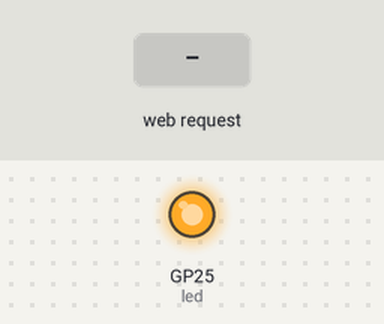
The program below on a simulated Raspberry Pi Pico running MicroPython. Parts: output pins drawn as LEDs (lit = HIGH). Inputs (shaded band) come from the test bench. The board's own WiFi access point starts at once; threads take turns every 2 ms; what the program prints to the serial console is not drawn.

Above: at 1.2 s.
1.3 s: HTTP request GET /forward? received
At 2.5 s:
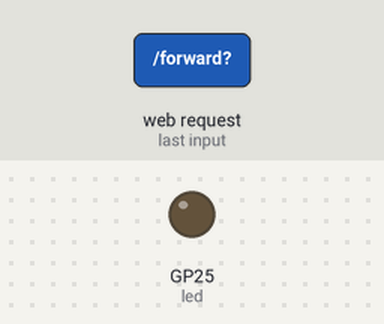
2.8 s: HTTP request GET /backward? received
At 3.2 s:
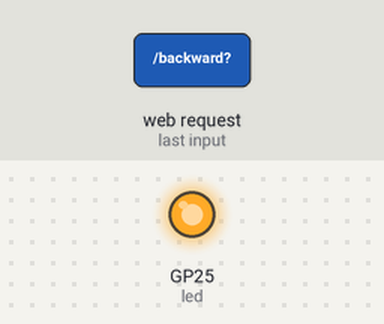
4.3 s: HTTP request GET /right? received
At 5.5 s:
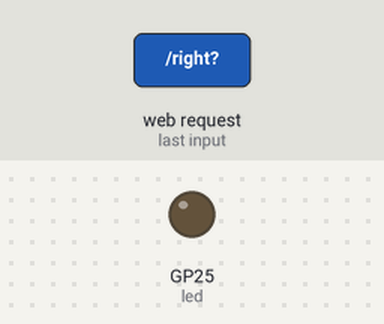
Timing chart, 0 to 7.3 s (numbered marks = the images above; inputs shaded):
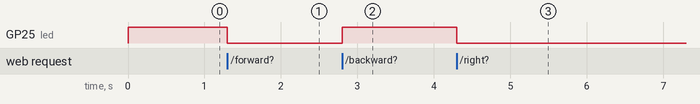

The program:

main.py
```python
# Complete project details at https://RandomNerdTutorials.com/raspberry-pi-pico-web-server-micropython/

# Import necessary modules
import network
import socket
import time
import random
from machine import Pin
import json # communication with esp32-cam
from mcomms2 import Qcomms
from webpage import update_from_serial, getWebCMD
# Create an LED object on pin 'LED'
led = Pin('LED', Pin.OUT)
led.value(1)
# Wi-Fi credentials


last_message = ""

# Connect to WLAN hotspot

ssid = 'MicroPython-AP'
password = '123456789'

ap = network.WLAN(network.AP_IF)
ap.active(True)
ap.config(essid=ssid, password=password)

while ap.active() == False:
  pass

print('Connection successful')
print(ap.ifconfig())


#comms
comms= Qcomms(0, 19200, txPin=16, rxPin=17)
cmode= "a"
mode = 0
# data sent by motor2040
cmdSTR = {
    "command" : "stop",
    "args" : 0
    }
def sendCMD(data4TX):
    jsonmode=json.dumps(data4TX)
    comms.write(jsonmode)

print("starting")
# Main loop to listen for connections
while True:
        newCMD = getWebCMD() # blobking or a lrage timeout?

        if newCMD != "":
            led.toggle()
            cmdSTR["command"] = newCMD
            sendCMD(cmdSTR)

        ''' read serial comms
        '''
        cmd = comms.read()

        if cmd is not None and cmd.strip():

            update_from_serial(cmd)
```

mcomms2.py
```python
# task and queue comms
from  _thread import allocate_lock, start_new_thread
from machine import UART, Pin
import time

class Qcomms:
    rxData = ""
    txData = ""
    rx_lock = allocate_lock()
    tx_lock = allocate_lock()


    def __init__(self, uart_id:int, baud_rate:int=None, txPin:int=16, rxPin:int=17):
        if baud_rate:
            self.baud_rate = baud_rate
        self.uart = UART(uart_id, self.baud_rate, tx=Pin(txPin), rx=Pin(rxPin))
        self.uart.init()
        self.run = True
        start_new_thread(self.core1_task,())

    def core1_task(self):
        rx_buf = ""
        while self.run:

            data = self.read_available()
            if data:
                rx_buf += data
                while '\n' in rx_buf:
                    line, rx_buf = rx_buf.split('\n', 1)
                    line = line.strip()
                    if line:

                        self.rx_lock.acquire(False)
                        self.rxData =line
                        self.rx_lock.release()
            time.sleep_ms(1)

    def read(self):
        self.rx_lock.acquire(False)
        line = self.rxData
        self.rxData= None
        self.rx_lock.release()
        #print("line=",line)
        return line

    def write(self,message):
        self.send(message)


    def send(self, message:str):
        if not message.endswith('\n'):
            message += '\n'
        self.uart.write(message.encode('utf-8'))

    def read_available(self):
        if self.uart.any():
            data = self.uart.read()
            if data:
                return data.decode('utf-8')
        return ""

if __name__ =='__main__':
    import json
    from time import sleep
    test= Qcomms(0, 19200, txPin=16, rxPin=17)
    led = Pin("LED", Pin.OUT, value=0)
    testMessage = {"command":"hello from meccanum", "args":"on"}
    json_string=json.dumps(testMessage)
    msgCount = 0

    while True:
        sleep(1)
        message = test.read()
        print("rxd=",message,":")
        test.write(json_string)
```

webpage.py
```python
import socket
import ujson
import random
from _thread import allocate_lock

addr = socket.getaddrinfo('0.0.0.0', 80)[0][-1]
s = socket.socket()
s.setsockopt(socket.SOL_SOCKET, socket.SO_REUSEADDR, 1)
s.bind(addr)
s.listen()
s.settimeout(0.1)  # 100ms max wait for a new web connection

print('Listening on', addr)

# Initialize variables
volts = "5.1"
status = "a"
distance = 0
last_message = ""

# Shared data
shared_lock = allocate_lock()

def update_from_serial(line):
    global shared_lock, last_message
    #print("update from serial", line)
    with shared_lock:
        last_message = line
    #print(last_message)

def get_status():
    global shared_lock, last_message
    with shared_lock:
        data = last_message
    #print(data)
    return data


def webpage(distance, state, volts):
    html = f"""
        <!DOCTYPE html>
        <html>
        <head>
            <title>Pico Web Server</title>
            <meta name="viewport" content="width=device-width, initial-scale=1">
        </head>
        <body>
            <h1>Raspberry Pi Pico Web Server</h1>
            <h2>Normal</h2>
            <table>
            <tr><td></td><td><form action="./forward">
                <input type="submit" value="Forward" />
            </form>
            </td><td></td></tr>
             <tr><td><form action="./left">
                <input type="submit" value="Left" /></td>
            <td></form>
             <form action="./stop">
                <input type="submit" value="Stop" /></td>
            <td></form>
             <form action="./right">
                <input type="submit" value="Right" />
            </form></td></tr>
            <tr><td></td><td>
            <form action="./backward">
                <input type="submit" value="Backward" />
            </form></td><td></td></tr>
            </table>
             <h2>Advanced</h2>
            <table><tr><td><form action="./sl">
                <input type="submit" value="Strafe Left" /></td>
            <td></form>
             <form action="./auto">
                <input type="submit" value="Automatic" /></td>
            <td></form>
             <form action="./sr">
                <input type="submit" value="Strafe Right" />
            </form></td></tr></table>
            <h2>Status</h2>
            <p>status: <span id="state">{state}</span></p>
            <p>Voltage:<span id="volts">{volts} </span></p>
            <p>Distance:<span id="distance">{distance} </span></p>
           <script>
            async function updateData() {{
                try {{
                    const r = await fetch('/data?');
                    const d = await r.json();
                    console.log(d);
                    document.getElementById('state').textContent = d.status;
                    document.getElementById('volts').textContent = d.volts;
                    document.getElementById('distance').textContent = d.range;
                }} catch (e) {{
                    console.log(e);
                }}
            }}

            updateData();
            setInterval(updateData, 500);
        </script>
        </body>
        </html>
        """
    return str(html)

def data_handler():

    return get_status() #ujson.dumps(data)


def getWebCMD():
    global state, random_value, status, volts, distance
    rxCMD = ""
    try:
        conn, addr = s.accept()
        conn.settimeout(1)  # accepted connection gets a longer timeout
    except OSError:
        # No web client connected within the 100ms window
        return rxCMD

    try:
        request = conn.recv(1024)
        request = str(request)

        try:
            request = request.split()[1]
        except IndexError:
            pass

        # Process the request and update variables
        if request == '/forward?':
            rxCMD = "forwards"
        elif request == '/backward?':
            rxCMD = "back"
        elif request == '/right?':
            rxCMD = "right"
        elif request == '/left?':
            rxCMD = "left"
        elif request == '/stop?':
            rxCMD = "stop"
        elif request == '/sl?':
            rxCMD = "sl"
        elif request == '/auto?':
            rxCMD = "auto"
        elif request == '/sr?':
            rxCMD = "sr"
        elif request == '/data?':
            #print("data request")
            response = data_handler()

            conn.send('HTTP/1.0 200 OK\r\n')
            conn.send('Content-Type: application/json\r\n')
            conn.send('Connection: close\r\n\r\n')
            conn.send(response)
            conn.close()
            return rxCMD

        # Generate HTML response
        response = webpage(distance, status, volts)

        # Send the HTTP response and close the connection
        conn.send('HTTP/1.0 200 OK\r\nContent-type: text/html\r\n\r\n')
        conn.send(response)
        conn.close()
    except OSError as e:
        conn.close()
        print('Connection closed:', e)
    return rxCMD
```

Measured:
- after the input at 1.3 s, GP25 (led): HIGH → LOW at once
- after the input at 2.8 s, GP25 (led): LOW → HIGH at once
- after the input at 4.3 s, GP25 (led): HIGH → LOW at once
